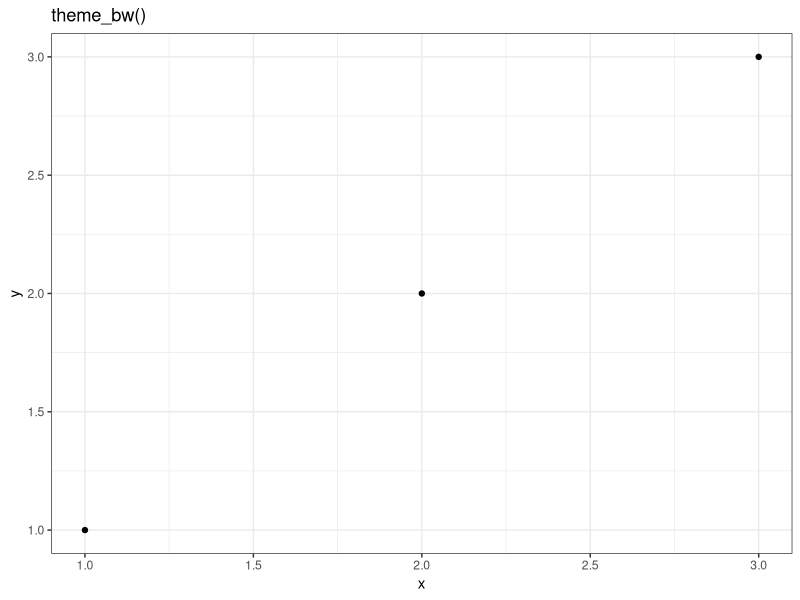

Source code (R):
library(ggplot2)
df <- data.frame(x = 1:3, y = 1:3)
base <- ggplot(df, aes(x, y)) + geom_point()
base + theme_bw() + ggtitle("theme_bw()")
#It provides a minimalist look with white backgrounds, black text, and gray grid lines, making it well-suited for basic data visualization where color is not a primary concern.